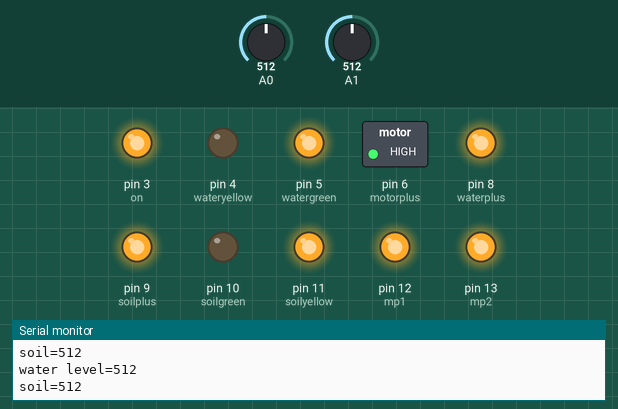
Recording of a sketch running on a simulated Arduino Uno, built with avr-gcc and run on an emulated ATmega328P. Parts: switched loads named in the sketch (green lamp = pin HIGH), output pins drawn as LEDs (lit = HIGH), the last lines printed to the serial monitor. The test bench sets the inputs (shaded band); at power-on: A1 = 512, A0 = 512.

Above: at 1.2 s.
1.3 s: A1 set to 409
4.3 s: A1 set to 383
At 5.5 s:
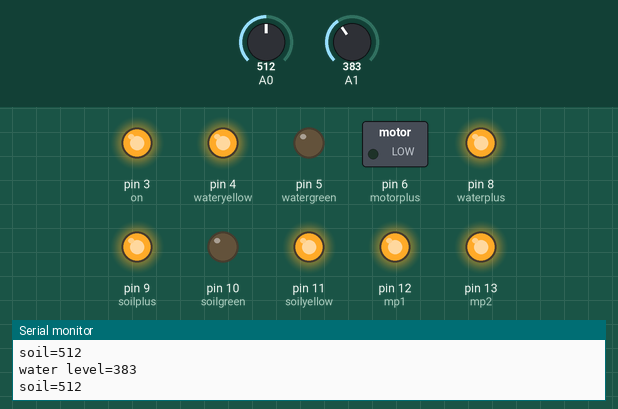
5.8 s: A0 set to 308
8.8 s: A0 set to 281
At 9.9 s:
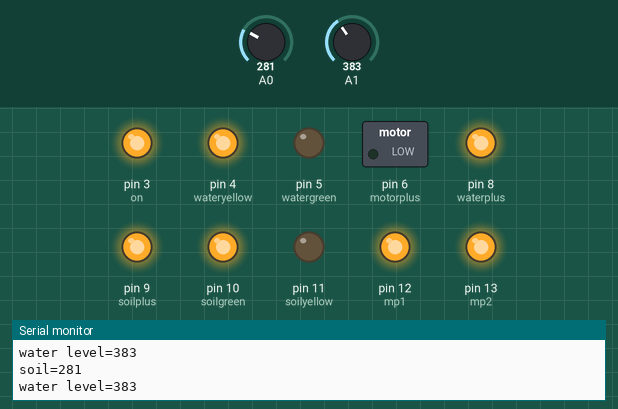
10.3 s: A1 set to 410
At 11.5 s:
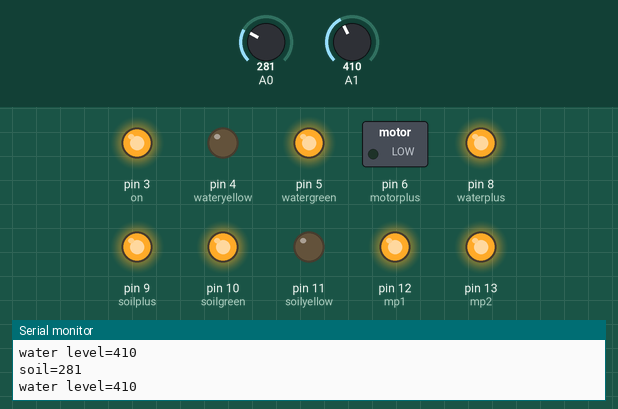
11.8 s: A1 set to 390
At 12.3 s:
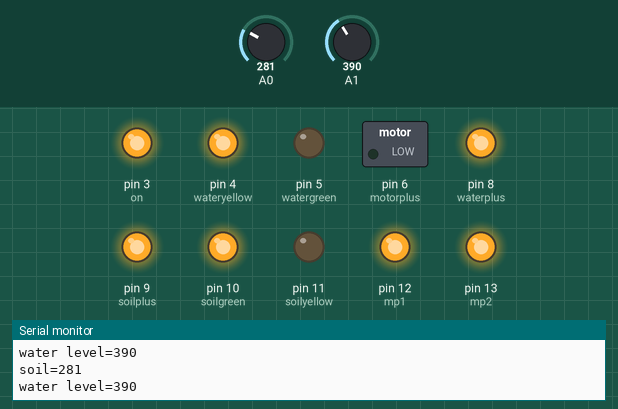
Timing chart, 0 to 14.8 s (numbered marks = the images above; inputs shaded):
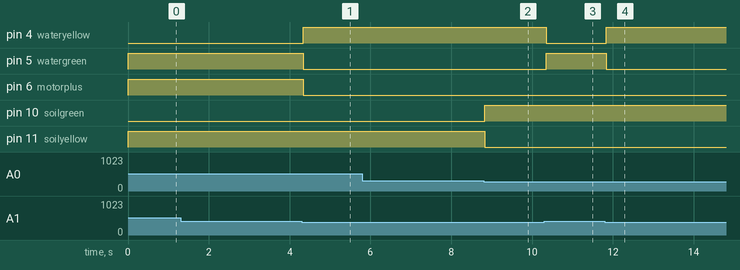

The sketch:

sa.ino
```cpp
int on = 3;
int motorplus = 6;
int waterplus = 8;
int soilplus = 9;
int watergreen = 5;
int wateryellow = 4;
int soilgreen = 10;
int soilyellow = 11;
int waterLevel = 0;  //القيمه البدائيه للحساس
int soil = 0; //القيمه البدائيه للحساس
int mp1= 12;
int mp2=13;

void setup() { // قيم ثابته
  Serial.begin (9600);
  pinMode (motorplus, OUTPUT);
  pinMode (waterplus, OUTPUT);
  pinMode (soilplus, OUTPUT);
  pinMode (watergreen, OUTPUT);
  pinMode (wateryellow, OUTPUT);
  pinMode (on, OUTPUT);
  pinMode (mp1, OUTPUT);
  pinMode (mp2, OUTPUT);
  pinMode (soilgreen, OUTPUT);
  pinMode (soilyellow, OUTPUT);
  digitalWrite (on ,HIGH);
  digitalWrite (mp1 ,HIGH);
  digitalWrite (mp2 ,HIGH);
  digitalWrite (waterplus, HIGH);
  digitalWrite (soilplus, HIGH);
}

void loop() {

  waterLevel = analogRead (A1) ;
  Serial.print("water level=");
  Serial.println(waterLevel);

  soil = analogRead (A0) ;
  Serial.print("soil=");
  Serial.println(soil);


  if (soil > 300 && waterLevel > 400)
  {
    digitalWrite(motorplus, HIGH);
  }
    else
    {
    digitalWrite(motorplus, LOW);
    }


 if ( waterLevel > 400)
 {
 digitalWrite( watergreen, HIGH);
 digitalWrite( wateryellow, LOW);
 }
  else
  {
    digitalWrite( watergreen, LOW);
    digitalWrite( wateryellow, HIGH);
  }


  if (soil < 300)
  {
 digitalWrite( soilgreen, HIGH);
 digitalWrite( soilyellow, LOW);
  }
    else
    {
     digitalWrite( soilgreen, LOW);
     digitalWrite( soilyellow, HIGH);
   }

}
```

Measured:
- the behaviour switches between 401 and 400 on A1 (found by bisection; images 0 and 1)
- the behaviour switches between 300 and 299 on A0 (found by bisection; images 1 and 2)
- after the input at 4.3 s, pin 4 (wateryellow): LOW → HIGH at once; pin 5 (watergreen), pin 6 (motorplus): HIGH → LOW at once
- after the input at 8.8 s, pin 10 (soilgreen): LOW → HIGH at once; pin 11 (soilyellow): HIGH → LOW at once
- after the input at 10.3 s, pin 4 (wateryellow): HIGH → LOW after 0.05 s; pin 5 (watergreen): LOW → HIGH after 0.05 s
- after the input at 11.8 s, pin 4 (wateryellow): LOW → HIGH at once; pin 5 (watergreen): HIGH → LOW at once
